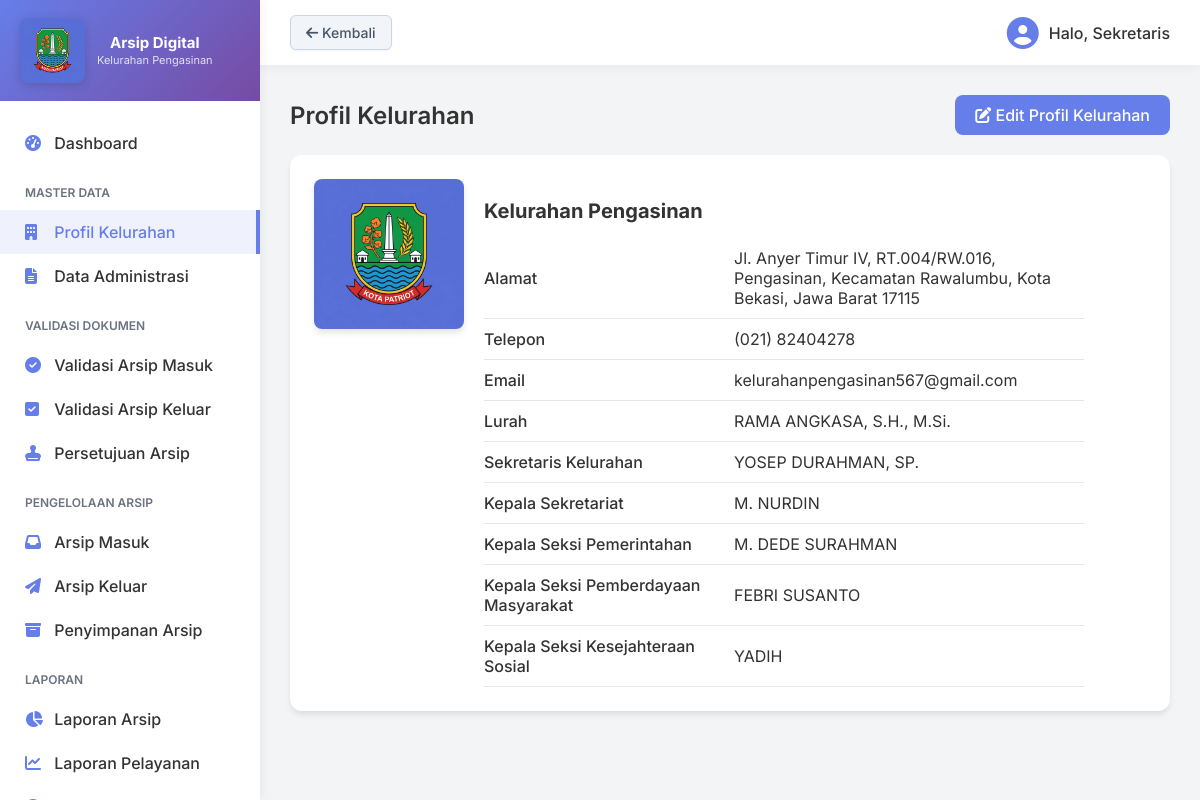
The app's page /sekretaris/profil_kelurahan.php (signed in) with its own data.
### tables this page shows
CREATE TABLE IF NOT EXISTS profil_kelurahan (
    id INT PRIMARY KEY DEFAULT 1,
    alamat TEXT,
    telepon VARCHAR(50),
    email VARCHAR(100),
    lurah VARCHAR(100),
    sekretaris VARCHAR(100),
    kepala_sekretariat VARCHAR(100),
    kasi_pemerintahan VARCHAR(100),
    kasi_permasbang VARCHAR(100),
    kasi_kesejahteraan VARCHAR(100)
);

### sekretaris/profil_kelurahan.php (the view, shortened to what this page needs)
<?php
include '../header.php';
?>
<?php
$q = mysqli_query($conn, "SELECT * FROM profil_kelurahan WHERE id = 1");
$profil = mysqli_fetch_assoc($q);
?>
<div class="header-action">
    <h2 class="page-title" style="margin-bottom:0;">Profil Kelurahan</h2>
    <a href="edit_profil_kelurahan.php" class="btn"><i class="fas fa-edit"></i> Edit Profil Kelurahan</a>
</div>
<div class="card">
    <div style="display: flex; gap: 20px; align-items: flex-start;">
        <img src="../assets/logo_sidebar.png" alt="Logo Kelurahan" style="width: 150px; border-radius: 8px; box-shadow: 0 4px 6px rgba(0,0,0,0.1);">
        <div>
            <h3 style="margin-bottom: 15px; font-size: 20px; color: var(--text-main);">Kelurahan Pengasinan</h3>
            <table style="width: 100%; max-width: 600px; border: none;">
                <tr style="border-bottom: 1px solid #eee;">
                    <td style="padding: 10px 0; font-weight: 500; width: 250px;">Alamat</td>
                    <td style="padding: 10px 0;"><?= htmlspecialchars($profil['alamat']) ?></td>
                </tr>
                <tr style="border-bottom: 1px solid #eee;">
                    <td style="padding: 10px 0; font-weight: 500;">Telepon</td>
                    <td style="padding: 10px 0;"><?= htmlspecialchars($profil['telepon']) ?></td>
                </tr>
                <tr style="border-bottom: 1px solid #eee;">
                    <td style="padding: 10px 0; font-weight: 500;">Email</td>
                    <td style="padding: 10px 0;"><?= htmlspecialchars($profil['email']) ?></td>
                </tr>
                <tr style="border-bottom: 1px solid #eee;">
                    <td style="padding: 10px 0; font-weight: 500;">Lurah</td>
                    <td style="padding: 10px 0;"><?= htmlspecialchars($profil['lurah']) ?></td>
                </tr>
                 <tr style="border-bottom: 1px solid #eee;">
                    <td style="padding: 10px 0; font-weight: 500;">Sekretaris Kelurahan</td>
                    <td style="padding: 10px 0;"><?= htmlspecialchars($profil['sekretaris']) ?></td>
                </tr>
                <tr style="border-bottom: 1px solid #eee;">
                    <td style="padding: 10px 0; font-weight: 500;">Kepala Sekretariat</td>
                    <td style="padding: 10px 0;"><?= htmlspecialchars($profil['kepala_sekretariat']) ?></td>
                </tr>
                <tr style="border-bottom: 1px solid #eee;">
                    <td style="padding: 10px 0; font-weight: 500;">Kepala Seksi Pemerintahan</td>
                    <td style="padding: 10px 0;"><?= htmlspecialchars($profil['kasi_pemerintahan']) ?></td>
                </tr>
                <tr style="border-bottom: 1px solid #eee;">
                    <td style="padding: 10px 0; font-weight: 500;">Kepala Seksi Pemberdayaan Masyarakat</td>
                    <td style="padding: 10px 0;"><?= htmlspecialchars($profil['kasi_permasbang']) ?></td>
                </tr>
                <tr style="border-bottom: 1px solid #eee;">
                    <td style="padding: 10px 0; font-weight: 500;">Kepala Seksi Kesejahteraan Sosial</td>
                    <td style="padding: 10px 0;"><?= htmlspecialchars($profil['kasi_kesejahteraan']) ?></td>
                </tr>
            </table>
        </div>
    </div>
</div>
<?php include '../footer.php'; ?>

### header.php (shortened to what this page needs)
<!DOCTYPE html>
<html lang="id">
<head>
    <link rel="stylesheet" href="https://cdnjs.cloudflare.com/ajax/libs/font-awesome/6.4.0/css/all.min.css">
    <link rel="stylesheet" href="<?= BASE_URL ?>assets/css/style.css?v=<?= time() ?>">
</head>
<body>
<div class="sidebar">
    <div class="sidebar-header" style="display:flex; align-items:center; gap:12px; padding:18px 20px;">
        <img src="<?= BASE_URL ?>assets/logo_sidebar.png" alt="Logo" style="width:65px; height:auto; flex-shrink:0; filter: drop-shadow(0 2px 4px rgba(0,0,0,0.15)); border-radius: 8px;">
        <div>
            <h2 style="font-size:15px; margin:0; line-height:1.3;">Arsip Digital</h2>
            <p style="font-size:11px; margin:0; opacity:0.8; line-height:1.4;">Kelurahan Pengasinan</p>
        </div>
    </div>
    <ul class="nav-menu">
        <?php if(isset($_SESSION['role']) && $_SESSION['role'] == 'lurah'): ?>
            <li><a href="<?= BASE_URL ?>lurah/dashboard_lurah.php" class="<?= basename($_SERVER['PHP_SELF']) == 'dashboard_lurah.php' ? 'active' : '' ?>"><i class="fas fa-tachometer-alt"></i> Dashboard</a></li>
            <li class="nav-title">Persetujuan Dokumen</li>
            <li><a href="<?= BASE_URL ?>lurah/lurah_persetujuan.php" class="<?= basename($_SERVER['PHP_SELF']) == 'lurah_persetujuan.php' ? 'active' : '' ?>"><i class="fas fa-check-double"></i> Persetujuan Arsip</a></li>
            <li class="nav-title">Laporan</li>
            <li><a href="<?= BASE_URL ?>lurah/lurah_laporan_arsip.php" class="<?= basename($_SERVER['PHP_SELF']) == 'lurah_laporan_arsip.php' ? 'active' : '' ?>"><i class="fas fa-chart-pie"></i> Laporan Arsip</a></li>
            <li><a href="<?= BASE_URL ?>lurah/lurah_laporan_pelayanan.php" class="<?= basename($_SERVER['PHP_SELF']) == 'lurah_laporan_pelayanan.php' ? 'active' : '' ?>"><i class="fas fa-chart-line"></i> Laporan Pelayanan</a></li>
            <li><a href="<?= BASE_URL ?>lurah/lurah_statistik.php" class="<?= basename($_SERVER['PHP_SELF']) == 'lurah_statistik.php' ? 'active' : '' ?>"><i class="fas fa-chart-bar"></i> Statistik Arsip</a></li>
            <li class="nav-title">Monitoring</li>
            <li><a href="<?= BASE_URL ?>lurah/lurah_monitoring_kinerja.php" class="<?= basename($_SERVER['PHP_SELF']) == 'lurah_monitoring_kinerja.php' ? 'active' : '' ?>"><i class="fas fa-users-cog"></i> Monitoring Kinerja</a></li>
            <li><a href="<?= BASE_URL ?>lurah/lurah_monitoring_arsip.php" class="<?= basename($_SERVER['PHP_SELF']) == 'lurah_monitoring_arsip.php' ? 'active' : '' ?>"><i class="fas fa-folder-open"></i> Monitoring Arsip</a></li>
            <li class="nav-title">Akun</li>
            <li><a href="<?= BASE_URL ?>profil.php" class="<?= basename($_SERVER['PHP_SELF']) == 'profil.php' ? 'active' : '' ?>"><i class="fas fa-user-cog"></i> Ubah Profil</a></li>
            <li><a href="<?= BASE_URL ?>logout.php" class="text-danger"><i class="fas fa-sign-out-alt"></i> Logout</a></li>
        <?php elseif(isset($_SESSION['role']) && $_SESSION['role'] == 'sekretaris'): ?>
            <li><a href="<?= BASE_URL ?>sekretaris/dashboard_sekretaris.php" class="<?= basename($_SERVER['PHP_SELF']) == 'dashboard_sekretaris.php' ? 'active' : '' ?>"><i class="fas fa-tachometer-alt"></i> Dashboard</a></li>
            <li class="nav-title">Master Data</li>
            <li><a href="<?= BASE_URL ?>sekretaris/profil_kelurahan.php" class="<?= in_array(basename($_SERVER['PHP_SELF']), ['profil_kelurahan.php', 'edit_profil_kelurahan.php']) ? 'active' : '' ?>"><i class="fas fa-building"></i> Profil Kelurahan</a></li>
            <li><a href="<?= BASE_URL ?>sekretaris/data_administrasi.php" class="<?= basename($_SERVER['PHP_SELF']) == 'data_administrasi.php' ? 'active' : '' ?>"><i class="fas fa-file-alt"></i> Data Administrasi</a></li>
            <li class="nav-title">Validasi Dokumen</li>
            <li><a href="<?= BASE_URL ?>sekretaris/validasi_arsip_masuk.php" class="<?= basename($_SERVER['PHP_SELF']) == 'validasi_arsip_masuk.php' ? 'active' : '' ?>"><i class="fas fa-check-circle"></i> Validasi Arsip Masuk</a></li>
            <li><a href="<?= BASE_URL ?>sekretaris/validasi_arsip_keluar.php" class="<?= basename($_SERVER['PHP_SELF']) == 'validasi_arsip_keluar.php' ? 'active' : '' ?>"><i class="fas fa-check-square"></i> Validasi Arsip Keluar</a></li>
            <li><a href="<?= BASE_URL ?>sekretaris/persetujuan_arsip.php" class="<?= basename($_SERVER['PHP_SELF']) == 'persetujuan_arsip.php' ? 'active' : '' ?>"><i class="fas fa-stamp"></i> Persetujuan Arsip</a></li>
            <li class="nav-title">Pengelolaan Arsip</li>
            <li><a href="<?= BASE_URL ?>sekretaris/arsip_masuk.php" class="<?= basename($_SERVER['PHP_SELF']) == 'arsip_masuk.php' ? 'active' : '' ?>"><i class="fas fa-inbox"></i> Arsip Masuk</a></li>
            <li><a href="<?= BASE_URL ?>sekretaris/arsip_keluar.php" class="<?= basename($_SERVER['PHP_SELF']) == 'arsip_keluar.php' ? 'active' : '' ?>"><i class="fas fa-paper-plane"></i> Arsip Keluar</a></li>
            <li><a href="<?= BASE_URL ?>sekretaris/penyimpanan_arsip.php" class="<?= basename($_SERVER['PHP_SELF']) == 'penyimpanan_arsip.php' ? 'active' : '' ?>"><i class="fas fa-archive"></i> Penyimpanan Arsip</a></li>
            <li class="nav-title">Laporan</li>
            <li><a href="<?= BASE_URL ?>sekretaris/laporan_arsip.php" class="<?= basename($_SERVER['PHP_SELF']) == 'laporan_arsip.php' ? 'active' : '' ?>"><i class="fas fa-chart-pie"></i> Laporan Arsip</a></li>
            <li><a href="<?= BASE_URL ?>sekretaris/laporan_pelayanan.php" class="<?= basename($_SERVER['PHP_SELF']) == 'laporan_pelayanan.php' ? 'active' : '' ?>"><i class="fas fa-chart-line"></i> Laporan Pelayanan</a></li>
            <li><a href="<?= BASE_URL ?>sekretaris/riwayat_laporan.php" class="<?= basename($_SERVER['PHP_SELF']) == 'riwayat_laporan.php' ? 'active' : '' ?>"><i class="fas fa-history"></i> Riwayat Laporan</a></li>
        <?php endif; ?>
    </ul>
</div>
<div class="main-content">
    <div class="topbar" style="display:flex; justify-content:space-between; align-items:center;">
        <div>
            <?php
            $current_page = basename($_SERVER['PHP_SELF']);
            $is_dashboard = in_array($current_page, ['dashboard_admin.php', 'dashboard_sekretaris.php', 'dashboard_lurah.php']);
            if(!$is_dashboard):
            ?>
            <a href="javascript:history.back()" class="btn" style="background: #f1f5f9; color: #475569; padding: 8px 15px; font-size: 14px; text-decoration: none; border-radius: 6px; font-weight: 500; border: 1px solid #cbd5e1; box-shadow: 0 1px 2px rgba(0,0,0,0.05); transition: all 0.2s;">
                <i class="fas fa-arrow-left"></i> Kembali
            </a>
            <?php endif; ?>
        </div>
        <div class="user-info" style="display:flex; align-items:center; gap:10px; font-weight:500;">
            <i class="fas fa-user-circle fa-2x" style="color:var(--primary);"></i>
            <span>Halo, <?= htmlspecialchars($_SESSION['nama']) ?></span>
        </div>
    </div>
    <div class="container">

### footer.php (shortened to what this page needs)
    </div>
</div>
</body>
</html>

### assets/css/style.css (style rules this page uses)
:root { --primary: #667eea; --secondary: #764ba2; --text-main: #333333; --text-muted: #6b7280; --bg-body: #f3f4f6; --bg-sidebar: #ffffff; --sidebar-width: 260px; --border-color: #e5e7eb; }
body { margin: 0; font-family: 'Inter', sans-serif; background-color: var(--bg-body); color: var(--text-main); }
.sidebar { width: var(--sidebar-width); background: var(--bg-sidebar); position: fixed; top: 0; bottom: 0; left: 0; box-shadow: 2px 0 10px rgba(0,0,0,0.05); z-index: 100; display: flex; flex-direction: column; }
.sidebar-header { padding: 30px 20px; background: linear-gradient(135deg, var(--primary) 0%, var(--secondary) 100%); color: white; text-align: center; flex-shrink: 0; }
.sidebar-header h2 { margin: 0; font-size: 22px; font-weight: 700; }
.sidebar-header p { margin: 5px 0 0 0; opacity: 0.8; font-size: 14px; }
.nav-menu { list-style: none; padding: 20px 0; margin: 0; flex: 1; overflow-y: auto; min-height: 0; }
.nav-menu .nav-title { padding: 10px 25px; font-size: 12px; text-transform: uppercase; color: var(--text-muted); font-weight: 600; margin-top: 10px; }
.nav-menu li a { display: block; padding: 12px 25px; color: var(--text-main); text-decoration: none; font-weight: 500; transition: all 0.3s ease; }
.nav-menu li a i { width: 25px; color: var(--primary); transition: all 0.3s ease; }
.nav-menu li a:hover, .nav-menu li a.active { background: rgba(102, 126, 234, 0.1); color: var(--primary); border-right: 4px solid var(--primary); }
.nav-menu li a.active i { color: var(--primary); }
.main-content { margin-left: var(--sidebar-width); min-height: 100vh; }
.topbar { background: white; padding: 15px 30px; box-shadow: 0 2px 10px rgba(0,0,0,0.05); display: flex; justify-content: flex-end; align-items: center; }
.user-info { display: flex; align-items: center; gap: 10px; font-weight: 500; }
.user-info i { color: var(--primary); }
.container { padding: 30px; }
.card { background: white; border-radius: 12px; padding: 24px; box-shadow: 0 4px 6px -1px rgba(0, 0, 0, 0.1); margin-bottom: 24px; }
.page-title { margin-top: 0; margin-bottom: 24px; color: var(--text-main); font-weight: 600; }
table { width: 100%; border-collapse: collapse; }
table th, table td { padding: 12px 15px; text-align: left; border-bottom: 1px solid var(--border-color); }
.btn { display: inline-block; padding: 10px 20px; background: var(--primary); color: white; text-decoration: none; border-radius: 8px; font-weight: 500; border: none; cursor: pointer; transition: all 0.3s; }
.header-action { display: flex; justify-content: space-between; align-items: center; margin-bottom: 20px; }

### records on screen
profil_kelurahan: alamat "Jl. Anyer Timur IV, RT.004/RW.016, Pengasinan, Kecamatan Rawalumbu, Kota Bekasi, Jawa Barat 17115", telepon "(021) 82404278", email "kelurahanpengasinan567@gmail.com", lurah "RAMA ANGKASA, S.H., M.Si.", sekretaris "YOSEP DURAHMAN, SP.", kepala_sekretariat "M. NURDIN", kasi_pemerintahan "M. DEDE SURAHMAN", kasi_permasbang "FEBRI SUSANTO", kasi_kesejahteraan "YADIH"

### other values on screen
$_SESSION['nama'] "Sekretaris"
